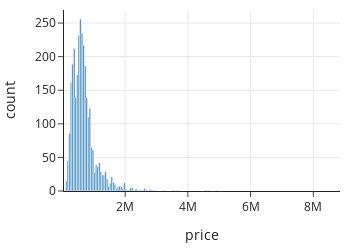

Notebook code for this chart:
### Markdown cell above
In {numref}`Chapter %s <ch:eda>`, we explored prices for houses sold in the San Francisico Bay Area between 2003 and 2009. Let's revisit that example and take a look at a histogram of sale prices.

### Code cell
px.histogram(sfh, x='price', width=350, height=250)

### Figure 1 — Plotly figure (JSON) as saved in the notebook; plotly's stock layout.template omitted (floating-point values rounded to 4 significant figures; data arrays with more than 128 entries replaced by an {"elided": "..."} marker saying what was removed)
{"data": [{"alignmentgroup": "True", "bingroup": "x", "hovertemplate": "price=%{x}<br>count=%{y}<extra></extra>", "legendgroup": "", "marker": {"color": "#1F77B4", "pattern": {"shape": ""}}, "name": "", "offsetgroup": "", "orientation": "v", "showlegend": false, "type": "histogram", "x": {"elided": "3065 int values"}, "xaxis": "x", "yaxis": "y"}], "layout": {"barmode": "relative", "height": 250, "legend": {"tracegroupgap": 0}, "width": 350, "xaxis": {"anchor": "y", "autorange": true, "domain": [0, 1], "range": [50000.0, 8850000.0], "title": {"text": "price"}, "type": "linear"}, "yaxis": {"anchor": "x", "autorange": true, "domain": [0, 1], "range": [0, 269.5], "title": {"text": "count"}}}}
